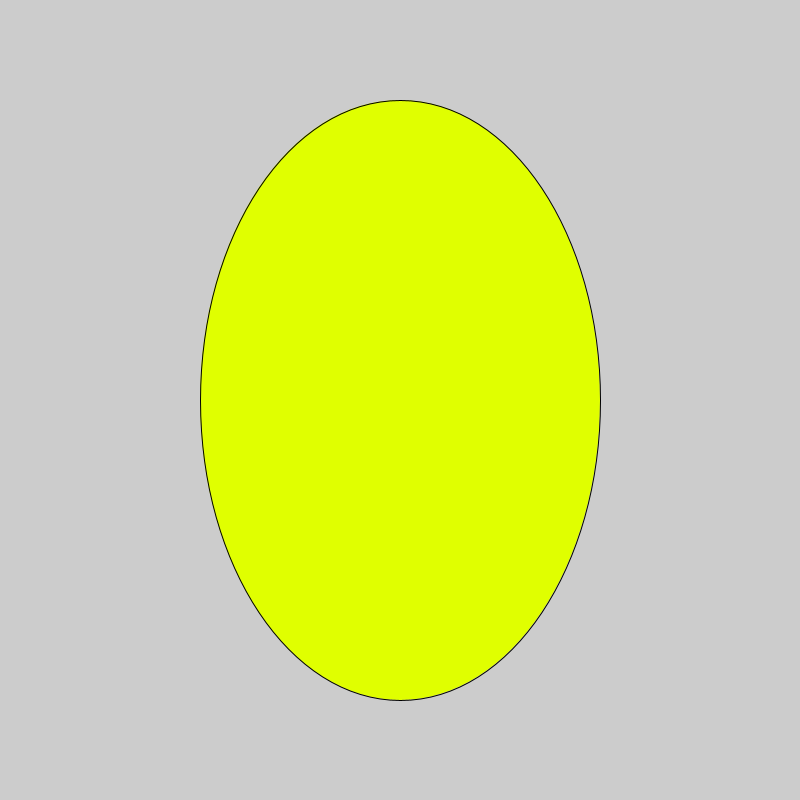
Frame 1 (no input)
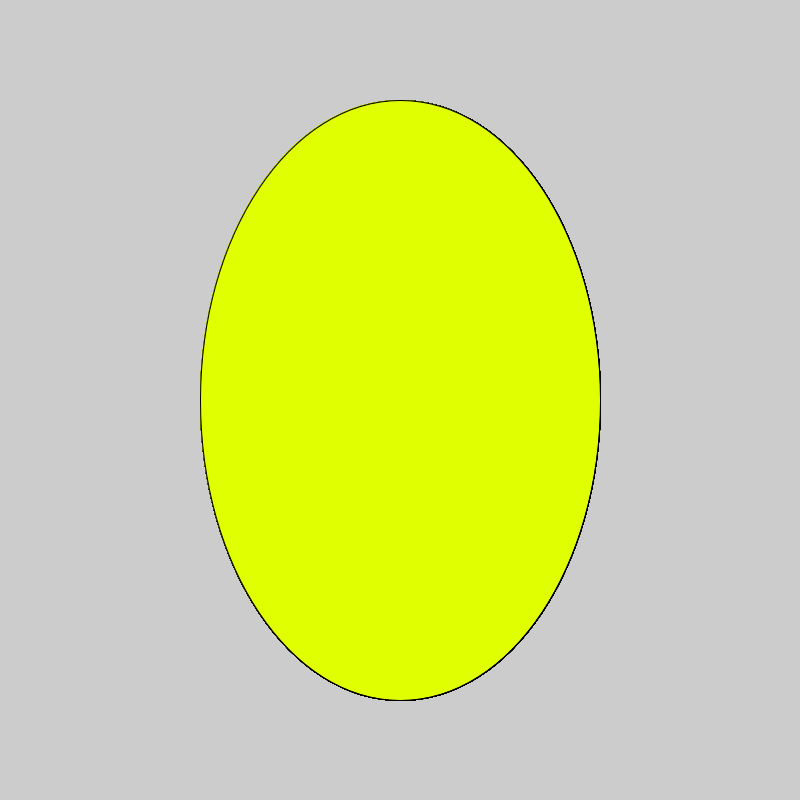
Frame 60 (the mouse pressed at the canvas centre just before this capture)
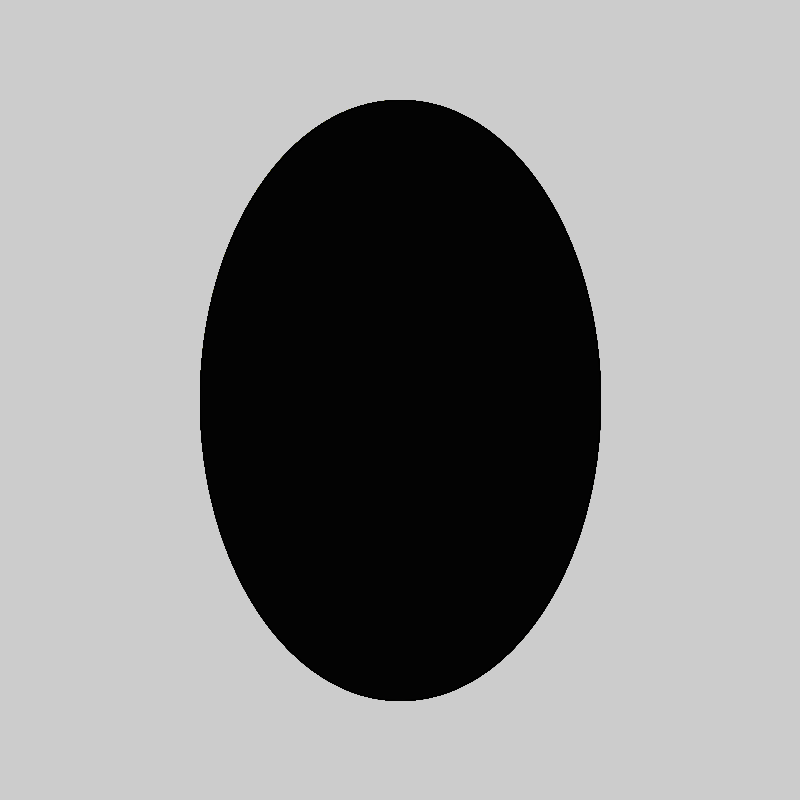
Frame 120 (the mouse held since frame 60 and released just before this capture)

The Processing sketch that drew these frames (run headless with seeded random() and noise(); from frame 60 on, the mouse is pressed at the canvas centre):

// Processing sketch: Black_and_Yellow
// ── Black_and_Yellow.pde
void setup() {
  size(800,800);
}
  void draw() {
 if(mousePressed) {
 fill(#030303);
 }else{
   fill(#E0FF00);}
  ellipse(400,400,400,600);
}
